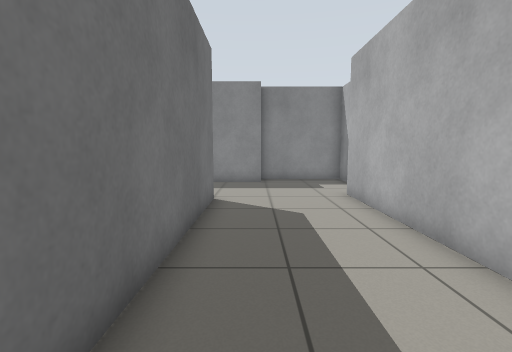
[1] (above)

16 first-person views from a walk through a Gazebo world. The camera is 0.9 m above the floor, tilts 6° down and sees 85° across. The floor is counted in squares, 0.5 m on a side. Each view is taken from the middle of a square. On the plan, view 1 faces up. The plan holds only what a view shows up to about 15 squares ahead; the rest is blank.

[2]
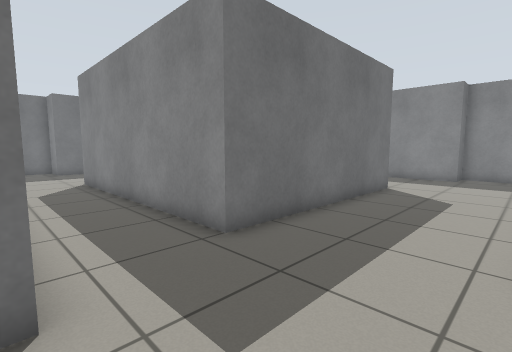

[3]
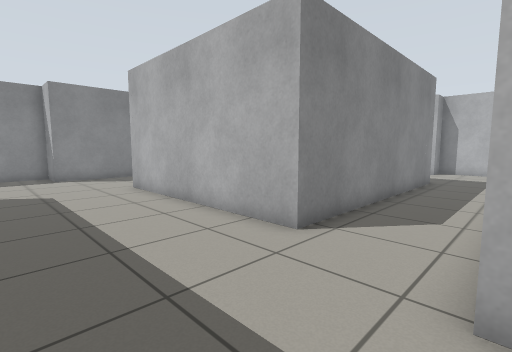

[4]
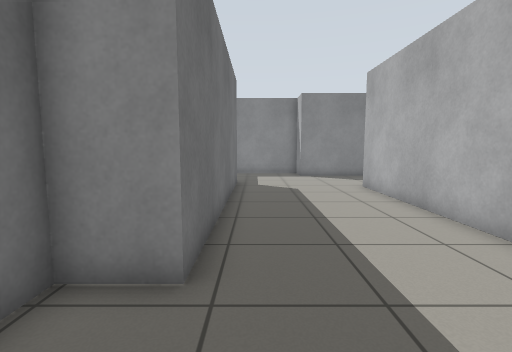

[5]
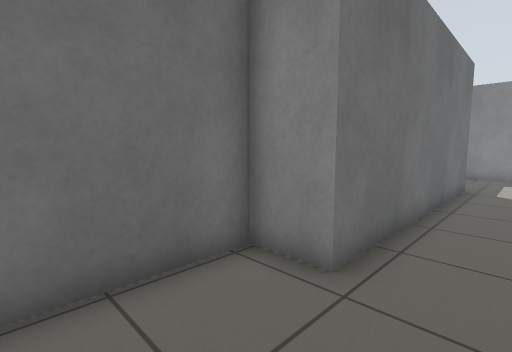

[6]
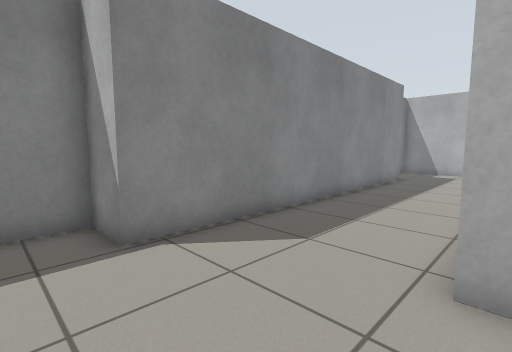

[7]
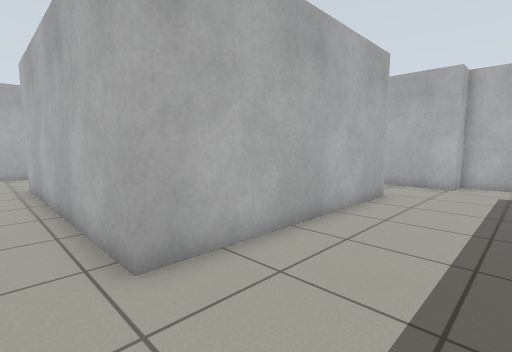

[8]
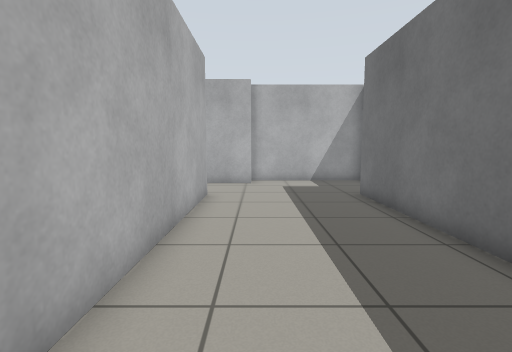

[9]
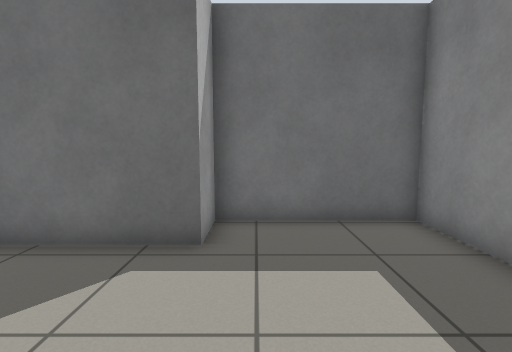

[10]
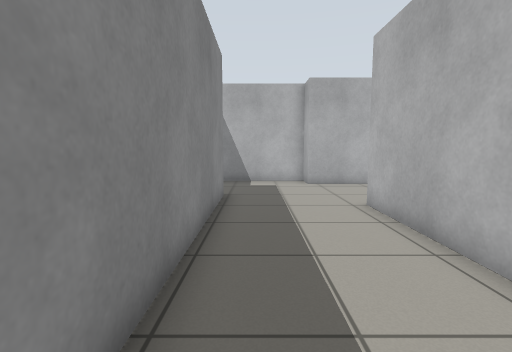

[11]
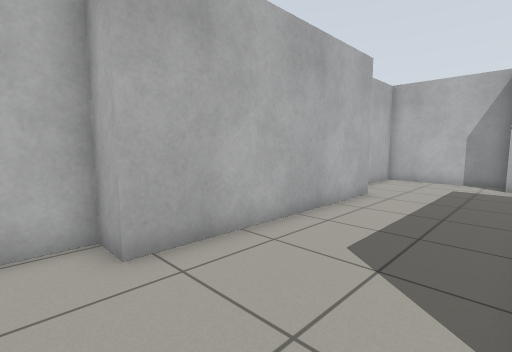

[12]
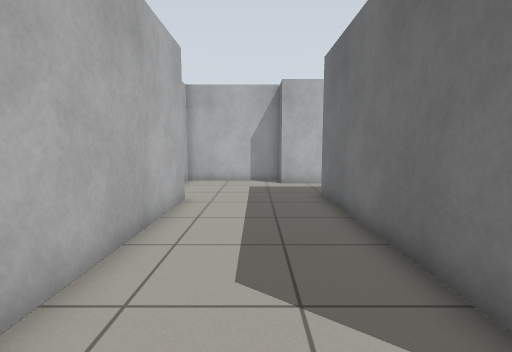

[13]
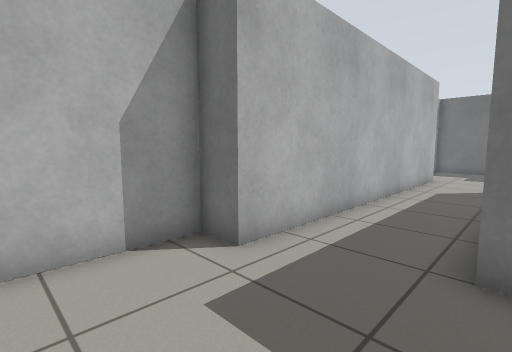

[14]
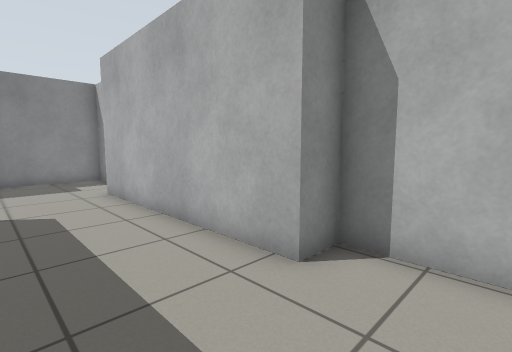

[15]
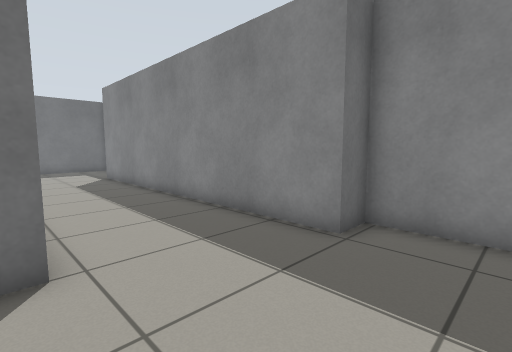

[16]
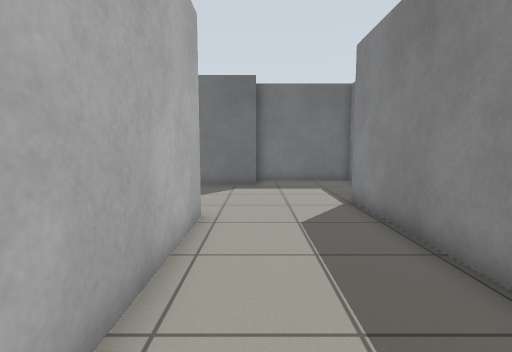

### Floor plan
Points are (right, up) in squares from view 1. A wall is a line through its corners. A room is listed if a view was taken in it or the views show most of it. See-through windows are left out.
Room 1 (views 1, 2, 3, 4, 5, 6, 7, 8, 9, 10, 11, 12, 13, 14, 15, 16)
walls: (-12.2, 9.6) (-1.5, 9.6) (-1.5, 0.5) (-12.2, 0.5) (-12.2, 9.6); (-19.6, -3.9) (-13.7, -3.9) (-13.7, -2.7) (-0.3, -2.7) (-0.3, -3.9) (4.7, -3.9) (4.7, 1.5) (3.4, 1.5) (3.4, 10.5) (4.7, 10.5) (4.7, 15.4) (0.3, 15.4) (0.3, 14.2) (-14.2, 14.2) (-14.2, 15.9) (-19.6, 15.9) (-19.6, 11) (-17.9, 11) (-17.9, 0.5) (-19.6, 0.5) (-19.6, -3)

Where each view was taken, in squares from view 1:
view 1: 0 up, 0 right, facing up
view 2: 3 down, 3 right, facing up-left
view 3: 3 down, 17 left, facing up-right
view 4: 3 down, 17 left, facing up
view 5: 3 down, 16 left, facing up-left
view 6: 9 up, 16 left, facing up-right
view 7: 11 up, 16 left, facing down-right
view 8: 11 up, 14 left, facing down
view 9: 12 up, 13 left, facing left
view 10: 13 up, 10 left, facing right
view 11: 12 up, 1 left, facing down-right
view 12: 11 up, 1 right, facing down
view 13: 1 up, 3 right, facing down-left
view 14: 1 down, 0 right, facing up-right
view 15: 9 up, 3 right, facing up-left
view 16: 11 up, 5 left, facing left
